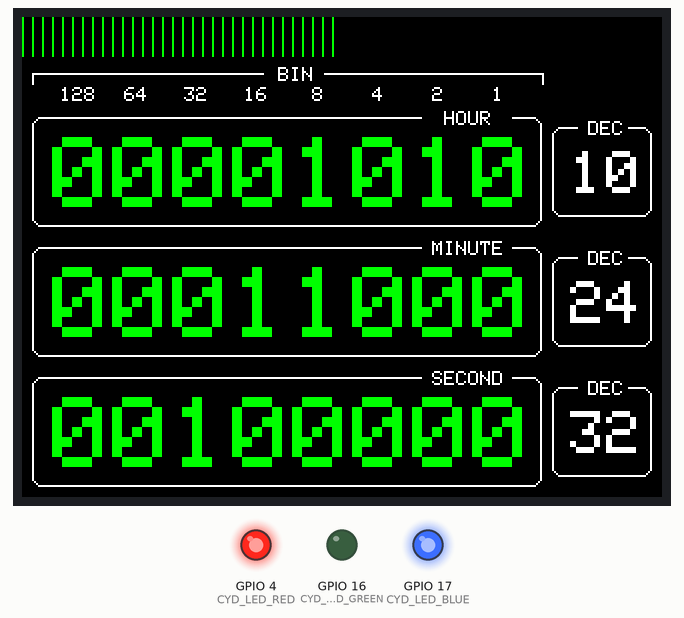
This sketch was run on a simulated ESP32. Shown: 320×240 colour display, output pins drawn as LEDs (lit = HIGH). WiFi joins after 1.5 s; servers stay silent unless stated; network time is answered at once with the bench clock; the local clock reads 2024-03-15 10:24:30 at power-on unless the sketch sets it; random numbers use the default seed unless the sketch sets one.

Above: at 2.1 s.
At 9.1 s:
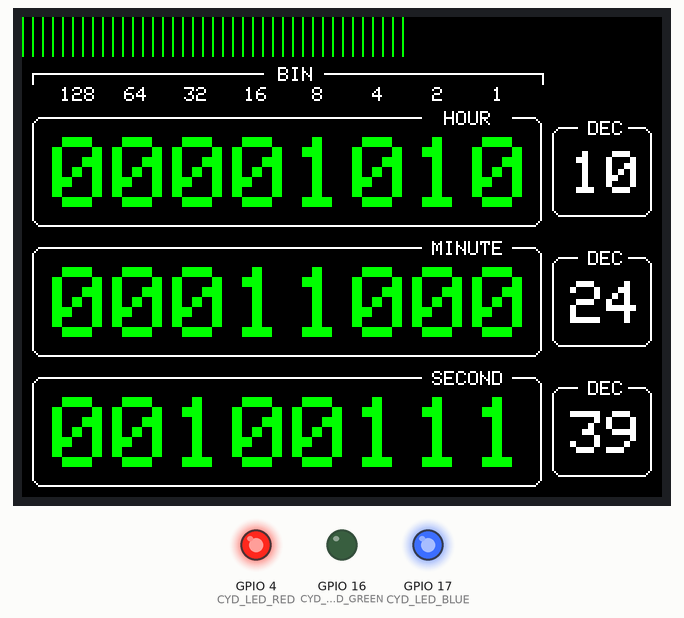
At 16.1 s:
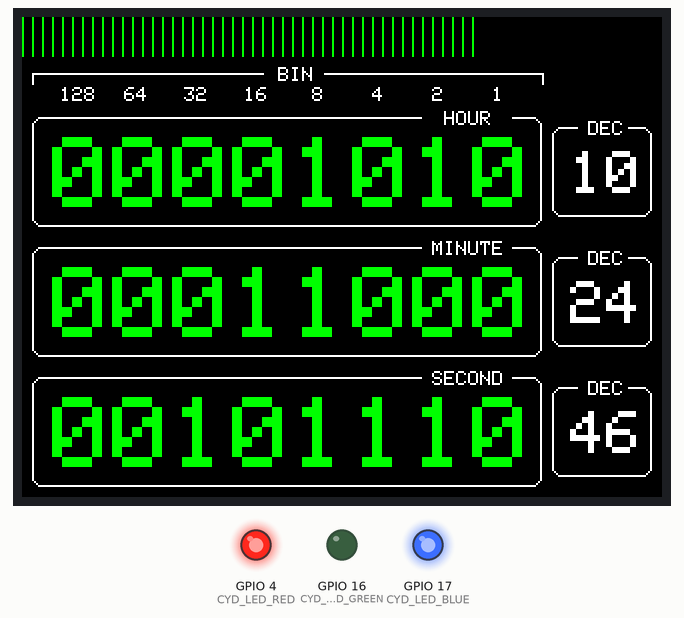
At 23.1 s:
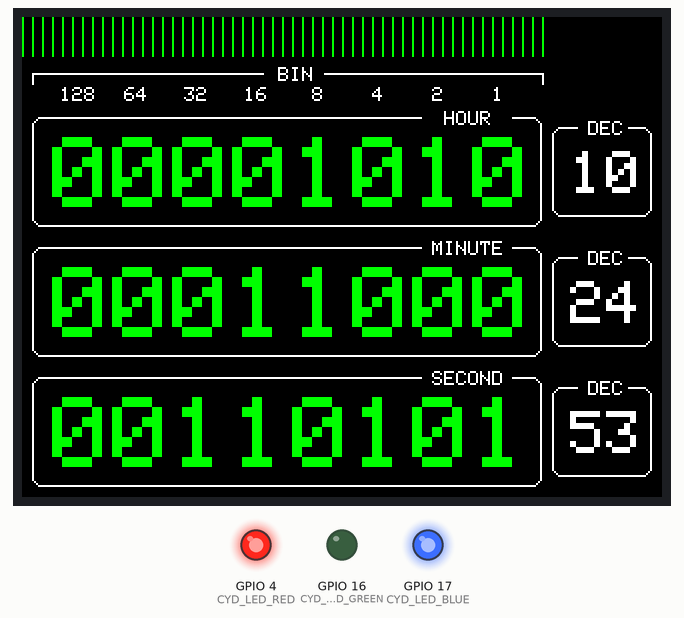
At 30.1 s:
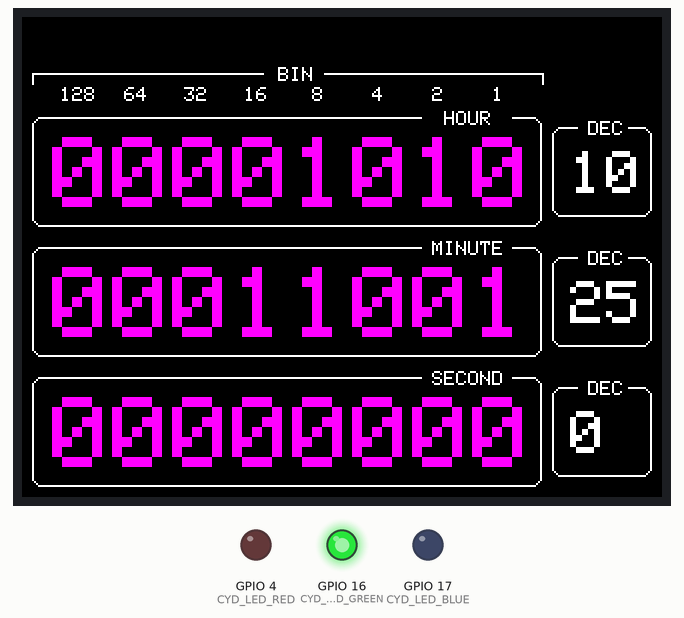
At 39.1 s:
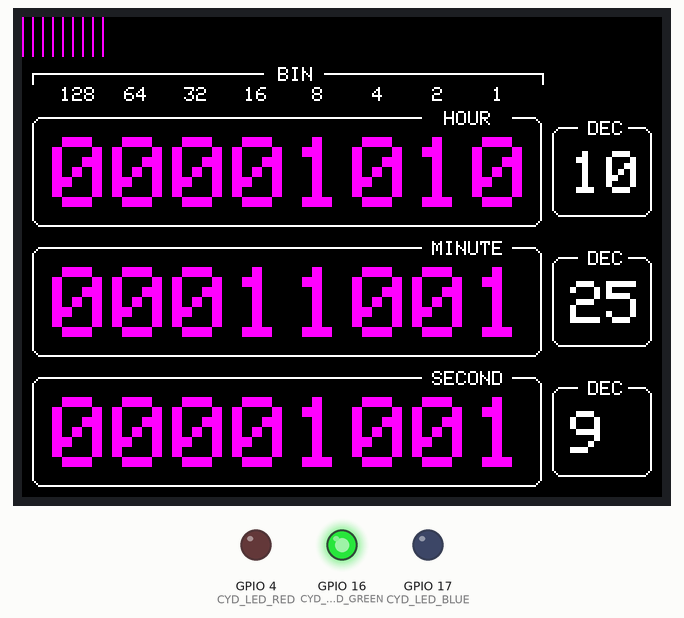
Timing chart, 0 to 40.0 s (numbered marks = the images above):
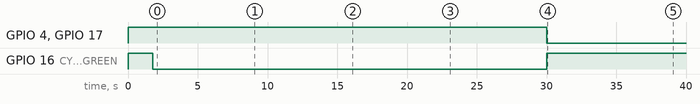

Measured:
- by itself, GPIO 4 (CYD_LED_RED), GPIO 17 (CYD_LED_BLUE): HIGH → LOW at 30.0 s
- by itself, GPIO 16 (CYD_LED_GREEN): HIGH → LOW at 1.8 s, → HIGH 28.2 s later
- what the display in image 0 shows lasts 1.0 s, from 2.0 s to 3.0 s

The sketch:

Binnary_clock_multicolor.ino
```cpp
#include "WiFi.h"
#include <WiFiUdp.h>
#include <NTPClient.h>
#include <TFT_eSPI.h> // Graphics and font library for ST7735 driver chip
#include <SPI.h>
#include <Arduino.h>

TFT_eSPI tft = TFT_eSPI();  // Invoke library, pins defined in User_Setup.h

int past_hour = 0;
int past_minute = 0;
int past_second = 0;

#define SSID "your ssid"
#define PASS "your password"

const long utcOffsetWinter = 3600; // Offset from UTC in seconds (3600 seconds = 1h) -- UTC+1 (Central European Winter Time)
const long utcOffsetSummer = 7200; // Offset from UTC in seconds (7200 seconds = 2h) -- UTC+2 (Central European Summer Time)
unsigned long lastupdate = 0UL;

int digit_color = TFT_CYAN;
const int background_color = TFT_BLACK;
const int text_color = TFT_WHITE;
const int color_array[] = {TFT_RED, TFT_GREEN, TFT_BLUE, TFT_YELLOW, TFT_CYAN, TFT_MAGENTA};

// Define NTP Client to get time
WiFiUDP udpSocket;
NTPClient ntpClient(udpSocket, "pool.ntp.org", utcOffsetWinter);

#define CYD_LED_BLUE 17
#define CYD_LED_RED 4
#define CYD_LED_GREEN 16
void setup() {
  Serial.begin(9600);
  pinMode(CYD_LED_BLUE, OUTPUT);
  pinMode(CYD_LED_RED, OUTPUT);
  pinMode(CYD_LED_GREEN, OUTPUT);
  digitalWrite(CYD_LED_BLUE, HIGH);
  digitalWrite(CYD_LED_RED, HIGH );
  digitalWrite(CYD_LED_GREEN, HIGH);
  tft.init();
  tft.setRotation(1);
  tft.fillScreen(background_color);
  WiFi.begin(SSID, PASS);
  while (WiFi.status() != WL_CONNECTED)
  {
    delay(250);
  }
  ntpClient.begin();

  // LAYOUT
  // Scale binary
  tft.drawLine(5, 28, 120, 28, text_color);
  tft.drawLine(151, 28, 260, 28, text_color);
  tft.drawLine(5, 28, 5, 33, text_color);
  tft.drawLine(260, 28, 260, 33, text_color);
  tft.setCursor(128, 25);
  tft.setTextColor(text_color);
  tft.setTextSize(1);
  tft.print("BIN");
  tft.setCursor(19, 35);
  tft.setTextColor(text_color);
  tft.setTextSize(1);
  tft.print("128");
  tft.setCursor(51, 35);
  tft.setTextColor(text_color);
  tft.setTextSize(1);
  tft.print("64");
  tft.setCursor(81, 35);
  tft.setTextColor(text_color);
  tft.setTextSize(1);
  tft.print("32");
  tft.setCursor(111, 35);
  tft.setTextColor(text_color);
  tft.setTextSize(1);
  tft.print("16");
  tft.setCursor(145, 35);
  tft.setTextColor(text_color);
  tft.setTextSize(1);
  tft.print("8");
  tft.setCursor(175, 35);
  tft.setTextColor(text_color);
  tft.setTextSize(1);
  tft.print("4");
  tft.setCursor(205, 35);
  tft.setTextColor(text_color);
  tft.setTextSize(1);
  tft.print("2");
  tft.setCursor(235, 35);
  tft.setTextColor(text_color);
  tft.setTextSize(1);
  tft.print("1");
  // Hours screen
  tft.drawRoundRect(5, 50, 255, 55, 5, text_color);
  tft.drawRoundRect(265, 55, 50, 45, 5, text_color);
  tft.fillRect(200, 47, 45, 10, background_color);
  tft.setCursor(205, 47);
  tft.setTextColor(text_color);
  tft.setTextSize(1);
  tft.print(" HOUR");
  tft.fillRect(278, 47, 25, 10, background_color);
  tft.setCursor(283, 52);
  tft.setTextColor(text_color);
  tft.setTextSize(1);
  tft.print("DEC");
  // Minutes screen
  tft.drawRoundRect(5, 115, 255, 55, 5, text_color);
  tft.drawRoundRect(265, 120, 50, 45, 5, text_color);
  tft.fillRect(200, 112, 45, 10, background_color);
  tft.setCursor(205, 112);
  tft.setTextColor(text_color);
  tft.setTextSize(1);
  tft.print("MINUTE");
  tft.fillRect(278, 112, 25, 10, background_color);
  tft.setCursor(283, 117);
  tft.setTextColor(text_color);
  tft.setTextSize(1);
  tft.print("DEC");
  // Seconds screen
  tft.drawRoundRect(5, 180, 255, 55, 5, text_color);
  tft.drawRoundRect(265, 185, 50, 45, 5, text_color);
  tft.fillRect(200, 177, 45, 10, background_color);
  tft.setCursor(205, 177);
  tft.setTextColor(text_color);
  tft.setTextSize(1);
  tft.print("SECOND");
  tft.fillRect(278, 177, 25, 10, background_color);
  tft.setCursor(283, 182);
  tft.setTextColor(text_color);
  tft.setTextSize(1);
  tft.print("DEC");
}

void loop() {
  // Get time
  ntpClient.update();
  // Setup time variables
  int current_second = ntpClient.getSeconds();
  int current_minute = ntpClient.getMinutes();
  int current_hour = ntpClient.getHours();

  if (current_second > past_second) {
    print_seconds();
  }
  if (current_second < past_second) {
    for (int i = 0; i < 320; i += 5) {
      tft.fillRect(i, 0, 1, 20, background_color);
    }
    print_seconds();
  }
  if (current_minute != past_minute) {
// generate a random color between color_array
    random_color_generator();
    led_color_change();
    print_seconds();
    print_minutes();
    print_hours();
  }
  if (current_hour != past_hour) {
    print_hours();
  }
}

    void random_color_generator(){
          int random_number = random(6);
          if(color_array[random_number] == digit_color){
            random_color_generator();
          }
          else{
                digit_color = color_array[random_number];
          }
      }

void led_color_change() {
  if (digit_color == TFT_RED) {
    digitalWrite(CYD_LED_RED, LOW );
    digitalWrite(CYD_LED_GREEN, HIGH);
    digitalWrite(CYD_LED_BLUE, HIGH);
  }
  if (digit_color == TFT_GREEN) {
    digitalWrite(CYD_LED_RED, HIGH );
    digitalWrite(CYD_LED_GREEN, LOW);
    digitalWrite(CYD_LED_BLUE, HIGH);
  }
  if (digit_color == TFT_BLUE) {
    digitalWrite(CYD_LED_RED, HIGH );
    digitalWrite(CYD_LED_GREEN, HIGH);
    digitalWrite(CYD_LED_BLUE, LOW);
  }
  if (digit_color == TFT_CYAN) {
    digitalWrite(CYD_LED_RED, HIGH );
    digitalWrite(CYD_LED_GREEN, LOW);
    digitalWrite(CYD_LED_BLUE, LOW);
  }
  if (digit_color == TFT_YELLOW) {
    digitalWrite(CYD_LED_RED, LOW );
    digitalWrite(CYD_LED_GREEN, LOW);
    digitalWrite(CYD_LED_BLUE, HIGH);
  }
  if (digit_color == TFT_MAGENTA) {
    digitalWrite(CYD_LED_RED, LOW );
    digitalWrite(CYD_LED_GREEN, HIGH);
    digitalWrite(CYD_LED_BLUE, LOW);
  }
}

void print_seconds() {
  // Second indicator on top of screen
  int inticator_bars = map(ntpClient.getSeconds(), 0, 64, 0, 320);
  for ( int i = 0; i < inticator_bars; i += 5) {
    tft.fillRect(i, 0, 1, 20, digit_color);
  }
  // Print binary
  tft.fillRect(15, 190, 240, 40, background_color);
  tft.setCursor(15, 190);
  tft.setTextColor(digit_color);
  tft.setTextSize(5);
  for (int i = 7; i >= 0; i--) {
    bool m = bitRead(ntpClient.getSeconds(), i);
    tft.print(m, BIN);
  }
  // Print decimal
  tft.fillRect(274, 197, 35, 21, background_color);
  tft.setCursor(274, 197);
  tft.setTextColor(text_color);
  tft.setTextSize(3);
  tft.print(ntpClient.getSeconds());
  // past_second get new time (current_second)
  past_second = ntpClient.getSeconds();
}

void print_minutes() {
  // Print binary
  tft.fillRect(15, 125, 240, 40, background_color);
  tft.setCursor(15, 125);
  tft.setTextColor(digit_color);
  tft.setTextSize(5);
  for (int i = 7; i >= 0; i--) {
    bool m = bitRead(ntpClient.getMinutes(), i);
    tft.print(m, BIN);
  }
  // Print decimal
  tft.fillRect(274, 132, 35, 21, background_color);
  tft.setCursor(274, 132);
  tft.setTextColor(text_color);
  tft.setTextSize(3);
  tft.print(ntpClient.getMinutes());
  // past_minute get new time (current_minute)
  past_minute = ntpClient.getMinutes();
}

void print_hours() {
  // Print binary
  tft.fillRect(15, 60, 240, 40, background_color);
  tft.setCursor(15, 60);
  tft.setTextColor(digit_color);
  tft.setTextSize(5);
  for (int i = 7; i >= 0; i--) {
    bool m = bitRead(ntpClient.getHours(), i);
    tft.print(m, BIN);
  }
  // Print decimal
  tft.fillRect(274, 67, 35, 21, background_color);
  tft.setCursor(274, 67);
  tft.setTextColor(text_color);
  tft.setTextSize(3);
  tft.print(ntpClient.getHours() );
  // past_hour get new time (current_hour)
  past_hour = ntpClient.getHours() ;
}
```
